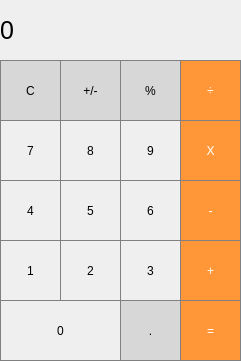
<?xml version="1.0" encoding="UTF-8"?>
<ui version="4.0">
 <class>QtProgramWin</class>
 <widget class="QMainWindow" name="QtProgramWin">
  <property name="geometry">
   <rect>
    <x>0</x>
    <y>0</y>
    <width>241</width>
    <height>361</height>
   </rect>
  </property>
  <property name="windowTitle">
   <string>QtProgramWin</string>
  </property>
  <widget class="QWidget" name="centralWidget">
   <widget class="QLabel" name="label">
    <property name="geometry">
     <rect>
      <x>0</x>
      <y>0</y>
      <width>241</width>
      <height>61</height>
     </rect>
    </property>
    <property name="font">
     <font>
      <pointsize>19</pointsize>
     </font>
    </property>
    <property name="styleSheet">
     <string notr="true">QLabel{
qproperty-alignment:'AlignVCenter | AlignRight';
border: 1px solid gray;
}

background-color : white;</string>
    </property>
    <property name="text">
     <string>0</string>
    </property>
   </widget>
   <widget class="QPushButton" name="pushButton_clear">
    <property name="geometry">
     <rect>
      <x>0</x>
      <y>60</y>
      <width>61</width>
      <height>61</height>
     </rect>
    </property>
    <property name="styleSheet">
     <string notr="true">QPushButton {
  background-color: rgb(215, 215, 215);
  border: 1px solid gray;
}
QPushButton:pressed {
    background-color: qlineargradient(x1: 0, y1: 0, x2: 0, y2: 1,
                                      stop: 0 #BEBEBE, stop: 1 #D7D7D7);
}</string>
    </property>
    <property name="text">
     <string>C</string>
    </property>
   </widget>
   <widget class="QPushButton" name="pushButton_division">
    <property name="geometry">
     <rect>
      <x>180</x>
      <y>60</y>
      <width>61</width>
      <height>61</height>
     </rect>
    </property>
    <property name="styleSheet">
     <string notr="true">QPushButton {
  background-color: rgb(255, 151, 57);
  color: white; 
  border: 1px solid gray;
}

QPushButton:pressed {
    background-color: qlineargradient(x1: 0, y1: 0, x2: 0, y2: 1,
                                      stop: 0 #FF7832, stop: 1 #FF9739);
}</string>
    </property>
    <property name="text">
     <string>÷</string>
    </property>
   </widget>
   <widget class="QPushButton" name="pushButton_percent">
    <property name="geometry">
     <rect>
      <x>120</x>
      <y>60</y>
      <width>61</width>
      <height>61</height>
     </rect>
    </property>
    <property name="styleSheet">
     <string notr="true">QPushButton {
  background-color: rgb(215, 215, 215);
  border: 1px solid gray;
}
QPushButton:pressed {
    background-color: qlineargradient(x1: 0, y1: 0, x2: 0, y2: 1,
                                      stop: 0 #BEBEBE, stop: 1 #D7D7D7);
}</string>
    </property>
    <property name="text">
     <string>%</string>
    </property>
   </widget>
   <widget class="QPushButton" name="pushButton_plusminus">
    <property name="geometry">
     <rect>
      <x>60</x>
      <y>60</y>
      <width>61</width>
      <height>61</height>
     </rect>
    </property>
    <property name="styleSheet">
     <string notr="true">QPushButton {
  background-color: rgb(215, 215, 215);
  border: 1px solid gray;
}
QPushButton:pressed {
    background-color: qlineargradient(x1: 0, y1: 0, x2: 0, y2: 1,
                                      stop: 0 #BEBEBE, stop: 1 #D7D7D7);
}</string>
    </property>
    <property name="text">
     <string>+/-</string>
    </property>
   </widget>
   <widget class="QPushButton" name="pushButton_times">
    <property name="geometry">
     <rect>
      <x>180</x>
      <y>120</y>
      <width>61</width>
      <height>61</height>
     </rect>
    </property>
    <property name="styleSheet">
     <string notr="true">QPushButton {
  background-color: rgb(255, 151, 57);
  color: white; 
  border: 1px solid gray;
}

QPushButton:pressed {
    background-color: qlineargradient(x1: 0, y1: 0, x2: 0, y2: 1,
                                      stop: 0 #FF7832, stop: 1 #FF9739);
}</string>
    </property>
    <property name="text">
     <string>X</string>
    </property>
   </widget>
   <widget class="QPushButton" name="pushButton_7">
    <property name="geometry">
     <rect>
      <x>0</x>
      <y>120</y>
      <width>61</width>
      <height>61</height>
     </rect>
    </property>
    <property name="styleSheet">
     <string notr="true">QPushButton {
   border: 1px solid gray;
}
QPushButton:pressed {
    background-color: qlineargradient(x1: 0, y1: 0, x2: 0, y2: 1,
                                      stop: 0 #dadbde, stop: 1 #f6f7fa);
}</string>
    </property>
    <property name="text">
     <string>7</string>
    </property>
   </widget>
   <widget class="QPushButton" name="pushButton_9">
    <property name="geometry">
     <rect>
      <x>120</x>
      <y>120</y>
      <width>61</width>
      <height>61</height>
     </rect>
    </property>
    <property name="styleSheet">
     <string notr="true">QPushButton {
   border: 1px solid gray;
}
QPushButton:pressed {
    background-color: qlineargradient(x1: 0, y1: 0, x2: 0, y2: 1,
                                      stop: 0 #dadbde, stop: 1 #f6f7fa);
}</string>
    </property>
    <property name="text">
     <string>9</string>
    </property>
   </widget>
   <widget class="QPushButton" name="pushButton_8">
    <property name="geometry">
     <rect>
      <x>60</x>
      <y>120</y>
      <width>61</width>
      <height>61</height>
     </rect>
    </property>
    <property name="styleSheet">
     <string notr="true">QPushButton {
   border: 1px solid gray;
}
QPushButton:pressed {
    background-color: qlineargradient(x1: 0, y1: 0, x2: 0, y2: 1,
                                      stop: 0 #dadbde, stop: 1 #f6f7fa);
}</string>
    </property>
    <property name="text">
     <string>8</string>
    </property>
   </widget>
   <widget class="QPushButton" name="pushButton_minus">
    <property name="geometry">
     <rect>
      <x>180</x>
      <y>180</y>
      <width>61</width>
      <height>61</height>
     </rect>
    </property>
    <property name="styleSheet">
     <string notr="true">QPushButton {
  background-color: rgb(255, 151, 57);
  color: white; 
  border: 1px solid gray;
}

QPushButton:pressed {
    background-color: qlineargradient(x1: 0, y1: 0, x2: 0, y2: 1,
                                      stop: 0 #FF7832, stop: 1 #FF9739);
}</string>
    </property>
    <property name="text">
     <string>-</string>
    </property>
   </widget>
   <widget class="QPushButton" name="pushButton_4">
    <property name="geometry">
     <rect>
      <x>0</x>
      <y>180</y>
      <width>61</width>
      <height>61</height>
     </rect>
    </property>
    <property name="styleSheet">
     <string notr="true">QPushButton {
   border: 1px solid gray;
}
QPushButton:pressed {
    background-color: qlineargradient(x1: 0, y1: 0, x2: 0, y2: 1,
                                      stop: 0 #dadbde, stop: 1 #f6f7fa);
}</string>
    </property>
    <property name="text">
     <string>4</string>
    </property>
   </widget>
   <widget class="QPushButton" name="pushButton_6">
    <property name="geometry">
     <rect>
      <x>120</x>
      <y>180</y>
      <width>61</width>
      <height>61</height>
     </rect>
    </property>
    <property name="styleSheet">
     <string notr="true">QPushButton {
   border: 1px solid gray;
}
QPushButton:pressed {
    background-color: qlineargradient(x1: 0, y1: 0, x2: 0, y2: 1,
                                      stop: 0 #dadbde, stop: 1 #f6f7fa);
}</string>
    </property>
    <property name="text">
     <string>6</string>
    </property>
   </widget>
   <widget class="QPushButton" name="pushButton_5">
    <property name="geometry">
     <rect>
      <x>60</x>
      <y>180</y>
      <width>61</width>
      <height>61</height>
     </rect>
    </property>
    <property name="styleSheet">
     <string notr="true">QPushButton {
   border: 1px solid gray;
}
QPushButton:pressed {
    background-color: qlineargradient(x1: 0, y1: 0, x2: 0, y2: 1,
                                      stop: 0 #dadbde, stop: 1 #f6f7fa);
}</string>
    </property>
    <property name="text">
     <string>5</string>
    </property>
   </widget>
   <widget class="QPushButton" name="pushButton_3">
    <property name="geometry">
     <rect>
      <x>120</x>
      <y>240</y>
      <width>61</width>
      <height>61</height>
     </rect>
    </property>
    <property name="styleSheet">
     <string notr="true">QPushButton {
   border: 1px solid gray;
}
QPushButton:pressed {
    background-color: qlineargradient(x1: 0, y1: 0, x2: 0, y2: 1,
                                      stop: 0 #dadbde, stop: 1 #f6f7fa);
}</string>
    </property>
    <property name="text">
     <string>3</string>
    </property>
   </widget>
   <widget class="QPushButton" name="pushButton_2">
    <property name="geometry">
     <rect>
      <x>60</x>
      <y>240</y>
      <width>61</width>
      <height>61</height>
     </rect>
    </property>
    <property name="styleSheet">
     <string notr="true">QPushButton {
   border: 1px solid gray;
}
QPushButton:pressed {
    background-color: qlineargradient(x1: 0, y1: 0, x2: 0, y2: 1,
                                      stop: 0 #dadbde, stop: 1 #f6f7fa);
}</string>
    </property>
    <property name="text">
     <string>2</string>
    </property>
   </widget>
   <widget class="QPushButton" name="pushButton_1">
    <property name="geometry">
     <rect>
      <x>0</x>
      <y>240</y>
      <width>61</width>
      <height>61</height>
     </rect>
    </property>
    <property name="styleSheet">
     <string notr="true">QPushButton {
   border: 1px solid gray;
}
QPushButton:pressed {
    background-color: qlineargradient(x1: 0, y1: 0, x2: 0, y2: 1,
                                      stop: 0 #dadbde, stop: 1 #f6f7fa);
}</string>
    </property>
    <property name="text">
     <string>1</string>
    </property>
   </widget>
   <widget class="QPushButton" name="pushButton_plus">
    <property name="geometry">
     <rect>
      <x>180</x>
      <y>240</y>
      <width>61</width>
      <height>61</height>
     </rect>
    </property>
    <property name="styleSheet">
     <string notr="true">QPushButton {
  background-color: rgb(255, 151, 57);
  color: white; 
  border: 1px solid gray;
}

QPushButton:pressed {
    background-color: qlineargradient(x1: 0, y1: 0, x2: 0, y2: 1,
                                      stop: 0 #FF7832, stop: 1 #FF9739);
}</string>
    </property>
    <property name="text">
     <string>+</string>
    </property>
   </widget>
   <widget class="QPushButton" name="pushButton_equals">
    <property name="geometry">
     <rect>
      <x>180</x>
      <y>300</y>
      <width>61</width>
      <height>61</height>
     </rect>
    </property>
    <property name="styleSheet">
     <string notr="true">QPushButton {
  background-color: rgb(255, 151, 57);
  color: white; 
  border: 1px solid gray;
}

QPushButton:pressed {
    background-color: qlineargradient(x1: 0, y1: 0, x2: 0, y2: 1,
                                      stop: 0 #FF7832, stop: 1 #FF9739);
}</string>
    </property>
    <property name="text">
     <string>=</string>
    </property>
   </widget>
   <widget class="QPushButton" name="pushButton_0">
    <property name="geometry">
     <rect>
      <x>0</x>
      <y>300</y>
      <width>121</width>
      <height>61</height>
     </rect>
    </property>
    <property name="styleSheet">
     <string notr="true">QPushButton {
   border: 1px solid gray;
}
QPushButton:pressed {
    background-color: qlineargradient(x1: 0, y1: 0, x2: 0, y2: 1,
                                      stop: 0 #dadbde, stop: 1 #f6f7fa);
}</string>
    </property>
    <property name="text">
     <string>0</string>
    </property>
   </widget>
   <widget class="QPushButton" name="pushButton_period">
    <property name="geometry">
     <rect>
      <x>120</x>
      <y>300</y>
      <width>61</width>
      <height>61</height>
     </rect>
    </property>
    <property name="styleSheet">
     <string notr="true">QPushButton {
  background-color: rgb(215, 215, 215);
  border: 1px solid gray;
}
QPushButton:pressed {
    background-color: qlineargradient(x1: 0, y1: 0, x2: 0, y2: 1,
                                      stop: 0 #BEBEBE, stop: 1 #D7D7D7);
}</string>
    </property>
    <property name="text">
     <string>.</string>
    </property>
   </widget>
  </widget>
 </widget>
 <layoutdefault spacing="6" margin="11"/>
 <resources/>
 <connections/>
</ui>
